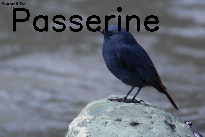
#> input picture testing/Test0.jpg, 205 x 137 px, given as the content of the folder ./images/training/bird/, which was not available
$ python recognize.py
#> lines starting #> are read from the running program, lines starting #| are printed output that depends on the picture; pictures that were not available may be replaced by others from this repository, and a replacement may not be noted
### pyimagesearch/localbinarypatterns.py
# import the necessary packages
from skimage import feature
import numpy as np

class LocalBinaryPatterns:
	def __init__(self, numPoints, radius):
		# store the number of points and radius
		self.numPoints = numPoints
		self.radius = radius

	def describe(self, image, eps=1e-7):
		# compute the Local Binary Pattern representation
		# of the image, and then use the LBP representation
		# to build the histogram of patterns
		lbp = feature.local_binary_pattern(image, self.numPoints,
			self.radius, method="uniform")
		(hist, _) = np.histogram(lbp.ravel(),
			bins=np.arange(0, self.numPoints + 3),
			range=(0, self.numPoints + 2))

		# normalize the histogram
		hist = hist.astype("float")
		hist /= (hist.sum() + eps)

		# return the histogram of Local Binary Patterns
		return hist

### recognize.py
# USAGE
# python recognize.py --training images/training --testing images/testing

# import the necessary packages
from pyimagesearch.localbinarypatterns import LocalBinaryPatterns
from sklearn.svm import LinearSVC
import os
import cv2

def load_images_from_folder(folder):
#> called with folder = './images/training/bird/'
    images = []
    for filename in os.listdir(folder):
        img = cv2.imread(os.path.join(folder,filename))
#> img is the input picture: shape (137, 205, 3); mean B, G, R 119.7, 110.4, 105.5
        if img is not None:
            images.append(img)
    return images

# initialize the local binary patterns descriptor along with
# the data and label lists
desc = LocalBinaryPatterns(24, 8)
data = []
labels = []

images=load_images_from_folder('./images/training/bird/')
#> images = 1 item

# loop over the training images
for image in images:
	# load the image, convert it to grayscale, and describe it
	gray = cv2.cvtColor(image, cv2.COLOR_BGR2GRAY)
	hist = desc.describe(gray)

	# extract the label from the image path, then update the
	# label and data lists
	labels.append('Passerine')
	data.append(hist)
#> this loop made 1 pass
#> pass 1, `gray = cv2.cvtColor(image, cv2.COLOR_BGR2GRAY)`:
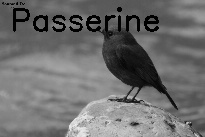
#> gray: shape (137, 205); min 0, max 240, mean 110
#> pass 1, in describe, `lbp = feature.local_binary_pattern(image, self.numPoints, self.radius,..`:
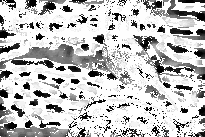
#> lbp: shape (137, 205) float64; min 0, max 25, mean 19; drawn with min black and max white
#> after the loop, data = 1 item; labels = ['Passerine']

images=load_images_from_folder('./images/training/non-bird/')

# loop over the training images
for image in images:
	# load the image, convert it to grayscale, and describe it
	gray = cv2.cvtColor(image, cv2.COLOR_BGR2GRAY)
	hist = desc.describe(gray)

	# extract the label from the image path, then update the
	# label and data lists
	labels.append('Not a passerine')
	data.append(hist)
#> after the loop, data = 2 items; labels = ['Passerine', 'Not a passerine']

# train a Linear SVM on the data
model = LinearSVC(C=100.0, random_state=42)
model.fit(data, labels)

images=load_images_from_folder('./images/testing')
# loop over the testing images
count=0
for image in images:
    # load the image, convert it to grayscale, describe it,
    # and classify it
    gray = cv2.cvtColor(image, cv2.COLOR_BGR2GRAY)
    hist = desc.describe(gray)
    prediction = model.predict(hist.reshape(1, -1))
    # display the image and the prediction
    cv2.putText(image, prediction[0], (10, 30), cv2.FONT_HERSHEY_SIMPLEX,	1.0, (0, 0, 0), 2)
    cv2.imwrite("Test"+str(count)+".jpg", image)
    count=count+1
#> this loop made 4 passes
#> pass 2, `gray = cv2.cvtColor(image, cv2.COLOR_BGR2GRAY)`:
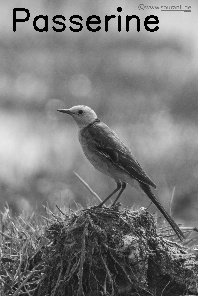
#> gray: shape (296, 198); min 0, max 246, mean 122.5
#> pass 2, in describe (call 4), `lbp = feature.local_binary_pattern(image, self.numPoints, self.radius,..`:
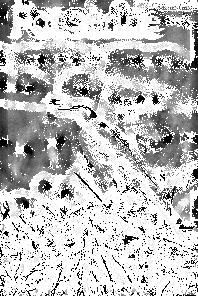
#> lbp: shape (296, 198) float64; min 0, max 25, mean 18.7; drawn with min black and max white
#> pass 2, `cv2.imwrite("Test"+str(count)+".jpg", image)`:
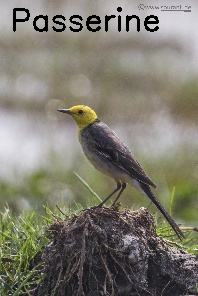
#> saved as Test1.jpg: shape (296, 198, 3); mean B, G, R 110.7, 123, 126
#> after the loop:
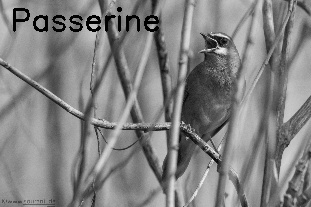
#> gray: shape (207, 311); min 0, max 243, mean 129.3
